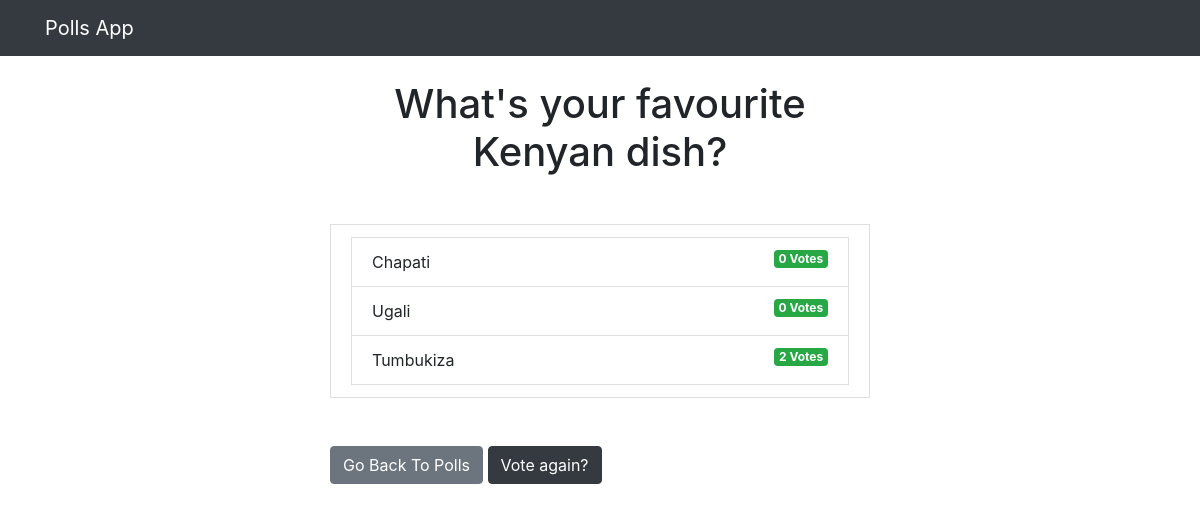
The app's page /polls/2/results/ with its own data.
### polls/models.py (models this page shows, shortened)
class Question(models.Model):
    question_text = models.CharField(max_length=200)
    pub_date = models.DateTimeField('date published')

class Choice(models.Model):
    question = models.ForeignKey(Question, on_delete=models.CASCADE)
    choice_text = models.CharField(max_length=200)
    votes = models.IntegerField(default=0)

### polls/views.py (the view)
# urls.py: path('<int:question_id>/results/', views.results, name='results'),
def results(request, question_id):
    question = get_object_or_404(Question, pk=question_id)
    return render(request, 'polls/results.html',{'question': question})

### templates/polls/results.html
{% extends 'base.html' %}
{% block content %}
    <h1 class="text-center mb-5">{{ question.question_text }}</h1>
    <ul class="list-group-item mb-5">
        {% for choice in question.choice_set.all %}
            <li class="list-group-item">
                {{ choice.choice_text }} <span class="badge badge-success float-right">{{ choice.votes }} Vote{{ choice.votes | pluralize}}</span>
            </li>
        {% endfor %}
    </ul>
    <a class="btn btn-secondary" href="{% url 'polls:index' %}">Go Back To Polls</a>
    <a class="btn btn-dark" href="{% url 'polls:detail' question.id %}">Vote again?</a>
{% endblock %}

### records on screen
Question: question_text "What's your favourite Kenyan dish?"
Choice: choice_text "Chapati", votes "0", votes|pluralize "s"
Choice: choice_text "Ugali", votes "0", votes|pluralize "s"
Choice: choice_text "Tumbukiza", votes "2", votes|pluralize "s"
